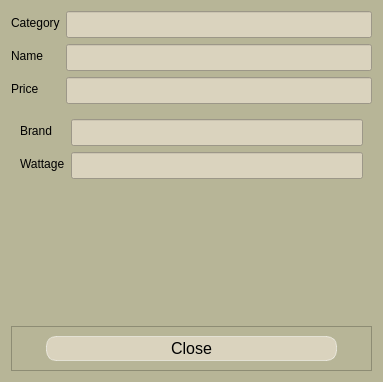
<?xml version="1.0" encoding="UTF-8"?>
<ui version="4.0">
 <class>DetailsDialog</class>
 <widget class="QDialog" name="DetailsDialog">
  <property name="geometry">
   <rect>
    <x>0</x>
    <y>0</y>
    <width>383</width>
    <height>382</height>
   </rect>
  </property>
  <property name="windowTitle">
   <string>Product Details</string>
  </property>
  <property name="styleSheet">
   <string notr="true">QWidget{
background-color:rgb(183, 181, 151);
}</string>
  </property>
  <layout class="QVBoxLayout" name="verticalLayout">
   <item>
    <layout class="QFormLayout" name="formLayout">
     <item row="0" column="0">
      <widget class="QLabel" name="label">
       <property name="styleSheet">
        <string notr="true">QLabel {
    font: 800;
    color: black; /* Sets the font color to black */
}
</string>
       </property>
       <property name="text">
        <string>Category</string>
       </property>
      </widget>
     </item>
     <item row="0" column="1">
      <widget class="QLineEdit" name="category">
       <property name="styleSheet">
        <string notr="true">QLineEdit{
background-color: rgb(218, 211, 190);
color: black;


font-size: 16px;
padding:2px;
text-align: center;


}

QLineEdit:hover {
background-color: rgba(255, 255, 255, 0.3);
}
</string>
       </property>
       <property name="readOnly">
        <bool>true</bool>
       </property>
      </widget>
     </item>
     <item row="1" column="0">
      <widget class="QLabel" name="label_3">
       <property name="styleSheet">
        <string notr="true">QLabel {
    font: 800;
    color: black; /* Sets the font color to black */
}
</string>
       </property>
       <property name="text">
        <string>Name</string>
       </property>
      </widget>
     </item>
     <item row="1" column="1">
      <widget class="QLineEdit" name="name">
       <property name="styleSheet">
        <string notr="true">QLineEdit{
background-color: rgb(218, 211, 190);
color: black;


font-size: 16px;
padding:2px;
text-align: center;


}

QLineEdit:hover {
background-color: rgba(255, 255, 255, 0.3);
}


</string>
       </property>
       <property name="readOnly">
        <bool>true</bool>
       </property>
       <property name="placeholderText">
        <string/>
       </property>
      </widget>
     </item>
     <item row="2" column="0">
      <widget class="QLabel" name="label_4">
       <property name="styleSheet">
        <string notr="true">QLabel {
    font: 800;
    color: black; /* Sets the font color to black */
}
</string>
       </property>
       <property name="text">
        <string>Price</string>
       </property>
      </widget>
     </item>
     <item row="2" column="1">
      <widget class="QLineEdit" name="price">
       <property name="styleSheet">
        <string notr="true">QLineEdit{
background-color: rgb(218, 211, 190);
color: black;


font-size: 16px;
padding:2px;
text-align: center;


}

QLineEdit:hover {
background-color: rgba(255, 255, 255, 0.3);
}


</string>
       </property>
       <property name="readOnly">
        <bool>true</bool>
       </property>
      </widget>
     </item>
    </layout>
   </item>
   <item>
    <widget class="QStackedWidget" name="stackedWidget">
     <property name="currentIndex">
      <number>4</number>
     </property>
     <widget class="QWidget" name="page">
      <layout class="QGridLayout" name="gridLayout">
       <item row="0" column="0">
        <layout class="QFormLayout" name="formLayout_2">
         <item row="1" column="0">
          <widget class="QLabel" name="label_5">
           <property name="styleSheet">
            <string notr="true">QLabel {
    font: 800;
    color: black; /* Sets the font color to black */
}
</string>
           </property>
           <property name="text">
            <string>Core Count</string>
           </property>
          </widget>
         </item>
         <item row="0" column="0">
          <widget class="QLabel" name="label_6">
           <property name="styleSheet">
            <string notr="true">QLabel {
    font: 800;
    color: black; /* Sets the font color to black */
}
</string>
           </property>
           <property name="text">
            <string>Brand</string>
           </property>
          </widget>
         </item>
         <item row="0" column="1">
          <widget class="QLineEdit" name="cpuBrand">
           <property name="styleSheet">
            <string notr="true">QLineEdit{
background-color: rgb(218, 211, 190);
color: black;


font-size: 16px;
padding:2px;
text-align: center;


}

QLineEdit:hover {
background-color: rgba(255, 255, 255, 0.3);
}

</string>
           </property>
           <property name="readOnly">
            <bool>true</bool>
           </property>
          </widget>
         </item>
         <item row="1" column="1">
          <widget class="QLineEdit" name="coreCount">
           <property name="styleSheet">
            <string notr="true">QLineEdit{
background-color: rgb(218, 211, 190);
color: black;


font-size: 16px;
padding:2px;
text-align: center;


}

QLineEdit:hover {
background-color: rgba(255, 255, 255, 0.3);
}


</string>
           </property>
           <property name="readOnly">
            <bool>true</bool>
           </property>
          </widget>
         </item>
        </layout>
       </item>
      </layout>
     </widget>
     <widget class="QWidget" name="page_2">
      <layout class="QGridLayout" name="gridLayout_2">
       <item row="0" column="0">
        <layout class="QFormLayout" name="formLayout_4">
         <item row="0" column="0">
          <widget class="QLabel" name="label_2">
           <property name="text">
            <string>Brand</string>
           </property>
          </widget>
         </item>
         <item row="0" column="1">
          <widget class="QLineEdit" name="ramBrand">
           <property name="readOnly">
            <bool>true</bool>
           </property>
          </widget>
         </item>
         <item row="1" column="0">
          <widget class="QLabel" name="label_7">
           <property name="text">
            <string>Size (GB)</string>
           </property>
          </widget>
         </item>
         <item row="1" column="1">
          <widget class="QLineEdit" name="ramSize">
           <property name="readOnly">
            <bool>true</bool>
           </property>
          </widget>
         </item>
        </layout>
       </item>
      </layout>
     </widget>
     <widget class="QWidget" name="page_3">
      <layout class="QGridLayout" name="gridLayout_3">
       <item row="0" column="0">
        <layout class="QFormLayout" name="formLayout_3">
         <item row="0" column="0">
          <widget class="QLabel" name="label_8">
           <property name="text">
            <string>Brand</string>
           </property>
          </widget>
         </item>
         <item row="0" column="1">
          <widget class="QLineEdit" name="mbBrand">
           <property name="readOnly">
            <bool>true</bool>
           </property>
          </widget>
         </item>
         <item row="1" column="0">
          <widget class="QLabel" name="label_9">
           <property name="text">
            <string>Form Factor</string>
           </property>
          </widget>
         </item>
         <item row="1" column="1">
          <widget class="QLineEdit" name="mbSize">
           <property name="readOnly">
            <bool>true</bool>
           </property>
          </widget>
         </item>
        </layout>
       </item>
      </layout>
     </widget>
     <widget class="QWidget" name="page_4">
      <layout class="QGridLayout" name="gridLayout_4">
       <item row="0" column="0">
        <layout class="QFormLayout" name="formLayout_5">
         <item row="0" column="0">
          <widget class="QLabel" name="label_10">
           <property name="styleSheet">
            <string notr="true">QLabel {
    font: 800;
    color: black; /* Sets the font color to black */
}
</string>
           </property>
           <property name="text">
            <string>Brand</string>
           </property>
          </widget>
         </item>
         <item row="0" column="1">
          <widget class="QLineEdit" name="storageBrand">
           <property name="styleSheet">
            <string notr="true">QLineEdit{
background-color: rgb(218, 211, 190);
color: black;


font-size: 16px;
padding:2px;
text-align: center;


}

QLineEdit:hover {
background-color: rgba(255, 255, 255, 0.3);
}


</string>
           </property>
           <property name="readOnly">
            <bool>true</bool>
           </property>
          </widget>
         </item>
         <item row="1" column="0">
          <widget class="QLabel" name="label_11">
           <property name="styleSheet">
            <string notr="true">QLabel {
    font: 800;
    color: black; /* Sets the font color to black */
}
</string>
           </property>
           <property name="text">
            <string>Size (GB)</string>
           </property>
          </widget>
         </item>
         <item row="1" column="1">
          <widget class="QLineEdit" name="storageSize">
           <property name="styleSheet">
            <string notr="true">QLineEdit{
background-color: rgb(218, 211, 190);
color: black;


font-size: 16px;
padding:2px;
text-align: center;


}

QLineEdit:hover {
background-color: rgba(255, 255, 255, 0.3);
}


</string>
           </property>
           <property name="readOnly">
            <bool>true</bool>
           </property>
          </widget>
         </item>
         <item row="2" column="0">
          <widget class="QLabel" name="label_12">
           <property name="styleSheet">
            <string notr="true">QLabel {
    font: 800;
    color: black; /* Sets the font color to black */
}
</string>
           </property>
           <property name="text">
            <string>Type</string>
           </property>
          </widget>
         </item>
         <item row="2" column="1">
          <widget class="QLineEdit" name="storageType">
           <property name="styleSheet">
            <string notr="true">QLineEdit{
background-color: rgb(218, 211, 190);
color: black;


font-size: 16px;
padding:2px;
text-align: center;


}

QLineEdit:hover {
background-color: rgba(255, 255, 255, 0.3);
}


</string>
           </property>
           <property name="readOnly">
            <bool>true</bool>
           </property>
          </widget>
         </item>
        </layout>
       </item>
      </layout>
     </widget>
     <widget class="QWidget" name="page_5">
      <layout class="QGridLayout" name="gridLayout_5">
       <item row="0" column="0">
        <layout class="QFormLayout" name="formLayout_6">
         <item row="0" column="0">
          <widget class="QLabel" name="label_13">
           <property name="styleSheet">
            <string notr="true">QLabel {
    font: 800;
    color: black; /* Sets the font color to black */
}
</string>
           </property>
           <property name="text">
            <string>Brand</string>
           </property>
          </widget>
         </item>
         <item row="0" column="1">
          <widget class="QLineEdit" name="psuBrand">
           <property name="styleSheet">
            <string notr="true">QLineEdit{
background-color: rgb(218, 211, 190);
color: black;


font-size: 16px;
padding:2px;
text-align: center;


}

QLineEdit:hover {
background-color: rgba(255, 255, 255, 0.3);
}


</string>
           </property>
           <property name="readOnly">
            <bool>true</bool>
           </property>
          </widget>
         </item>
         <item row="1" column="0">
          <widget class="QLabel" name="label_14">
           <property name="styleSheet">
            <string notr="true">QLabel {
    font: 800;
    color: black; /* Sets the font color to black */
}
</string>
           </property>
           <property name="text">
            <string>Wattage</string>
           </property>
          </widget>
         </item>
         <item row="1" column="1">
          <widget class="QLineEdit" name="psuWatts">
           <property name="styleSheet">
            <string notr="true">QLineEdit{
background-color: rgb(218, 211, 190);
color: black;


font-size: 16px;
padding:2px;
text-align: center;


}

QLineEdit:hover {
background-color: rgba(255, 255, 255, 0.3);
}


</string>
           </property>
           <property name="readOnly">
            <bool>true</bool>
           </property>
          </widget>
         </item>
        </layout>
       </item>
      </layout>
     </widget>
    </widget>
   </item>
   <item>
    <widget class="QFrame" name="frame">
     <property name="frameShape">
      <enum>QFrame::StyledPanel</enum>
     </property>
     <property name="frameShadow">
      <enum>QFrame::Raised</enum>
     </property>
     <layout class="QHBoxLayout" name="horizontalLayout">
      <item>
       <widget class="QPushButton" name="close">
        <property name="styleSheet">
         <string notr="true">QPushButton{
background-color: rgb(218, 211, 190);

color: black;
border: 1px solid rgba(255, 255, 255, 0.5);
border-radius: 10px;
font-size: 16px;
padding:2px;
text-align: center;
margin-left: 25px;
margin-right:25px;
}

QPushButton:hover {
background-color: #e74c3c;
}

QPushButton:pressed {
background-color: #e74c3c;
}
</string>
        </property>
        <property name="text">
         <string>Close</string>
        </property>
       </widget>
      </item>
     </layout>
    </widget>
   </item>
  </layout>
 </widget>
 <resources/>
 <connections/>
</ui>
